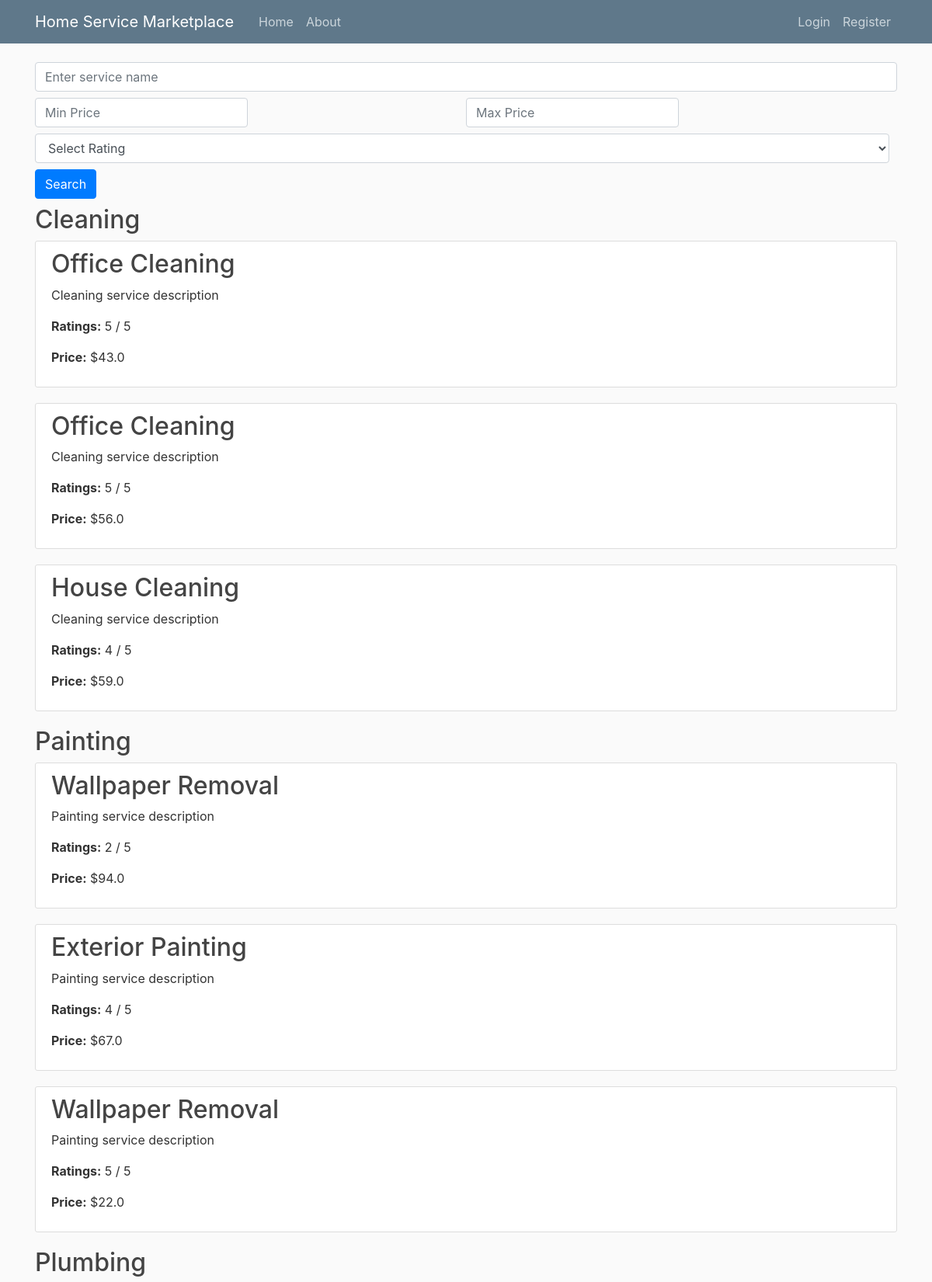
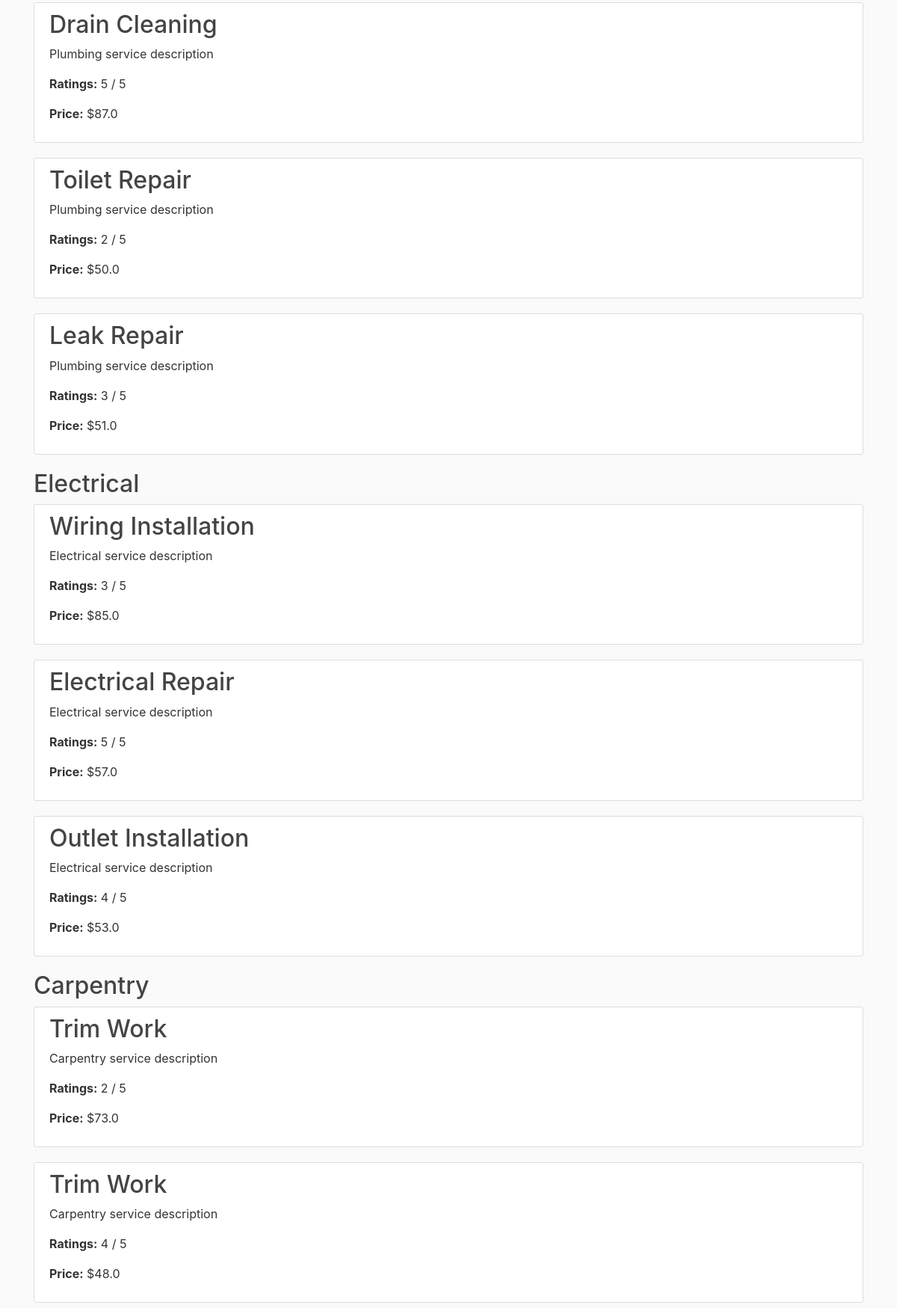
The page /home (upper part) on the database its author committed (2 pictures, top to bottom).
### flaskapp/models.py (models this page shows, shortened)
class Category(db.Model):
    id = db.Column(db.Integer, primary_key=True)
    name = db.Column(db.String(50), unique=True, nullable=False)
    services = db.relationship('Service', backref='category', lazy=True)

class Service(db.Model):
    id = db.Column(db.Integer, primary_key=True)
    title = db.Column(db.String(100), nullable=False)
    description = db.Column(db.Text, nullable=False)
    date_posted = db.Column(db.DateTime, nullable=False, default=datetime.utcnow)
    user_id = db.Column(db.Integer, db.ForeignKey('user.id'), nullable=False)
    provider_id = db.Column(db.Integer, db.ForeignKey('service_provider.id'), nullable=False)
    ratings = db.Column(db.Integer, nullable=False)
    category_id = db.Column(db.Integer, db.ForeignKey('category.id'), nullable=False)
    duration = db.Column(db.Integer, nullable=False)
    ser_price = db.Column(db.Float, nullable=False)
    orders = db.relationship('Order', backref='linked_service', lazy=True)

### flaskapp/routes.py (the view)
@app.route("/")
@app.route("/home")
def home():
    services_by_category = get_top_services_by_category()
    return render_template('home.html', services_by_category=services_by_category)

### flaskapp/templates/home.html (shortened to what this page needs)
{% extends "layout.html" %}
{% block search %}
<form action="{{ url_for('search_result') }}" method="GET" class="form-inline my-2 my-lg-0 w-100">
  <div class="form-group w-100 mb-2">
    <input
      type="text"
      id="query"
      name="query"
      class="form-control w-100"
      placeholder="Enter service name"
    />
  </div>
  <div class="form-row w-100 mb-2">
    <div class="form-group col-md-6">
      <input
        type="number"
        id="min_price"
        name="min_price"
        class="form-control"
        placeholder="Min Price"
        step="0.01"
      />
    </div>
    <div class="form-group col-md-6">
      <input
        type="number"
        id="max_price"
        name="max_price"
        class="form-control"
        placeholder="Max Price"
        step="0.01"
      />
    </div>
  </div>
  <div class="form-row w-100 mb-2">
    <div class="form-group col-md-12">
      <select id="rating" name="rating" class="form-control w-100">
        <option value="">Select Rating</option>
      </select>
    </div>
  </div>
  <button type="submit" class="btn btn-primary mb-2">Search</button>
</form>
{% endblock search %}
{% block content %}
{% for category, services in services_by_category.items() %}
  <h2>{{ category }}</h2>
  {% for service in services %}
  <article class="media content-section">
    <div class="media-body">
      <h2>
        <a
          class="article-title"
          href="{{ url_for('servicedetails', service_id = service.id) }}"
          >{{ service.title }}</a
        >
      </h2>
      <p class="article-content">{{ service.description }}</p>
      <p><strong>Ratings:</strong> {{ service.ratings }} / 5</p>
      <p><strong>Price:</strong> ${{ service.ser_price }}</p>
    </div>
  </article>
  {% endfor %}
{% endfor %}
{% endblock content %}

### flaskapp/templates/layout.html (shortened to what this page needs)
<!DOCTYPE html>
<html>
<head>
    <link rel="stylesheet" href="https://maxcdn.bootstrapcdn.com/bootstrap/4.0.0/css/bootstrap.min.css">
    <link rel="stylesheet" type="text/css" href="{{ url_for('static', filename='main.css') }}">
</head>
<body>
    <header class="site-header">
      <nav class="navbar navbar-expand-md navbar-dark bg-steel fixed-top">
        <div class="container">
          <a class="navbar-brand mr-4" href="/">Home Service Marketplace</a>
          <div class="collapse navbar-collapse" id="navbarToggle">
            <div class="navbar-nav mr-auto">
              <a class="nav-item nav-link" href="{{ url_for('home') }}">Home</a>
              <a class="nav-item nav-link" href="{{ url_for('about') }}">About</a>
            </div>
            <div class="navbar-nav">
              {% if current_user.is_authenticated %}
                <p style="display:none;">Service Provider: {{ current_user.is_service_provider }}</p>
                {% if current_user.is_admin %}
                  <a class="nav-item nav-link" href="{{ url_for('admin_dashboard') }}">Admin</a>
                {% endif %}
                {% if not current_user.is_service_provider and not current_user.is_admin %}
                  <a class="nav-item nav-link" href="{{ url_for('join') }}">Join</a>
                {% endif %}
                {% if current_user.is_service_provider and not current_user.is_admin %}
                  <a class="nav-item nav-link" href="{{ url_for('accepted_orders') }}">Accepted Orders</a>
                  <a class="nav-item nav-link" href="{{ url_for('analytics') }}">Analytics</a>
                {% endif %}
                <a class="nav-item nav-link" href="{{ url_for('account') }}">Account</a>
                {% if not current_user.is_admin %}
                  <a class="nav-item nav-link" href="{{ url_for('notification') }}">Notifications</a>
                {% endif %}
                {% if not current_user.is_service_provider %}
                  <a class="nav-item nav-link" href="{{ url_for('alluserorders') }}">All Orders</a>
                {% endif %}
                <a class="nav-item nav-link" href="{{ url_for('logout') }}">Logout</a>
              {% else %}
                <a class="nav-item nav-link" href="{{ url_for('login') }}">Login</a>
                <a class="nav-item nav-link" href="{{ url_for('register') }}">Register</a>
              {% endif %}
            </div>
          </div>
        </div>
      </nav>
    </header>
    <main role="main" class="container">
      <div class="row">
        <div class="col-md-12">
          {% block search %} {% endblock %}
          {% block content %}{% endblock %}
        </div>
      </div>
    </main>
</body>
</html>

### flaskapp/static/main.css (style rules this page uses)
body { background: #fafafa; color: #333333; margin-top: 5rem; }
h1, h2, h3, h4, h5, h6 { color: #444444; }
.bg-steel { background-color: #5f788a; }
.site-header .navbar-nav .nav-link { color: #cbd5db; }
.content-section { background: #ffffff; padding: 10px 20px; border: 1px solid #dddddd; border-radius: 3px; margin-bottom: 20px; }
.article-title { color: #444444; }
.article-content { white-space: pre-line; }

### rows shown on the page
Category: name "Cleaning"
Service: title "Office Cleaning", description "Cleaning service description", ratings "5", ser_price "43.0"
Service: title "Office Cleaning", description "Cleaning service description", ratings "5", ser_price "56.0"
Service: title "House Cleaning", description "Cleaning service description", ratings "4", ser_price "59.0"
Category: name "Painting"
Service: title "Wallpaper Removal", description "Painting service description", ratings "2", ser_price "94.0"
Service: title "Exterior Painting", description "Painting service description", ratings "4", ser_price "67.0"
Service: title "Wallpaper Removal", description "Painting service description", ratings "5", ser_price "22.0"
Category: name "Plumbing"
Service: title "Drain Cleaning", description "Plumbing service description", ratings "5", ser_price "87.0"
Service: title "Toilet Repair", description "Plumbing service description", ratings "2", ser_price "50.0"
Service: title "Leak Repair", description "Plumbing service description", ratings "3", ser_price "51.0"
Category: name "Electrical"
Service: title "Wiring Installation", description "Electrical service description", ratings "3", ser_price "85.0"
Service: title "Electrical Repair", description "Electrical service description", ratings "5", ser_price "57.0"
Service: title "Outlet Installation", description "Electrical service description", ratings "4", ser_price "53.0"
Category: name "Carpentry"
Service: title "Trim Work", description "Carpentry service description", ratings "2", ser_price "73.0"
Service: title "Trim Work", description "Carpentry service description", ratings "4", ser_price "48.0"
